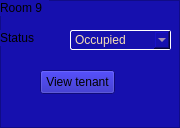
               <widget class="QFrame" name="frame_14">
                <property name="sizePolicy">
                 <sizepolicy hsizetype="Fixed" vsizetype="Fixed">
                  <horstretch>0</horstretch>
                  <verstretch>0</verstretch>
                 </sizepolicy>
                </property>
                <property name="minimumSize">
                 <size>
                  <width>139</width>
                  <height>128</height>
                 </size>
                </property>
                <property name="styleSheet">
                 <string notr="true">background-color:#1610ae;</string>
                </property>
                <property name="frameShape">
                 <enum>QFrame::StyledPanel</enum>
                </property>
                <property name="frameShadow">
                 <enum>QFrame::Raised</enum>
                </property>
                <widget class="QLabel" name="label_78">
                 <property name="geometry">
                  <rect>
                   <x>0</x>
                   <y>0</y>
                   <width>49</width>
                   <height>16</height>
                  </rect>
                 </property>
                 <property name="text">
                  <string>Room 9</string>
                 </property>
                </widget>
                <widget class="QLabel" name="label_79">
                 <property name="geometry">
                  <rect>
                   <x>0</x>
                   <y>30</y>
                   <width>49</width>
                   <height>16</height>
                  </rect>
                 </property>
                 <property name="text">
                  <string>Status</string>
                 </property>
                </widget>
                <widget class="QPushButton" name="view_tenant_btn_10">
                 <property name="geometry">
                  <rect>
                   <x>40</x>
                   <y>70</y>
                   <width>75</width>
                   <height>24</height>
                  </rect>
                 </property>
                 <property name="text">
                  <string>View tenant</string>
                 </property>
                </widget>
                <widget class="QComboBox" name="statusEdit_19">
                 <property name="geometry">
                  <rect>
                   <x>70</x>
                   <y>30</y>
                   <width>101</width>
                   <height>20</height>
                  </rect>
                 </property>
                 <property name="styleSheet">
                  <string notr="true">border:1px solid white;
border-radius:1.5px;
color:wheat;</string>
                 </property>
                 <item>
                  <property name="text">
                   <string>Occupied</string>
                  </property>
                 </item>
                 <item>
                  <property name="text">
                   <string>Vacant</string>
                  </property>
                 </item>
                 <item>
                  <property name="text">
                   <string>Needing Repair</string>
                  </property>
                 </item>
                </widget>
               </widget>
